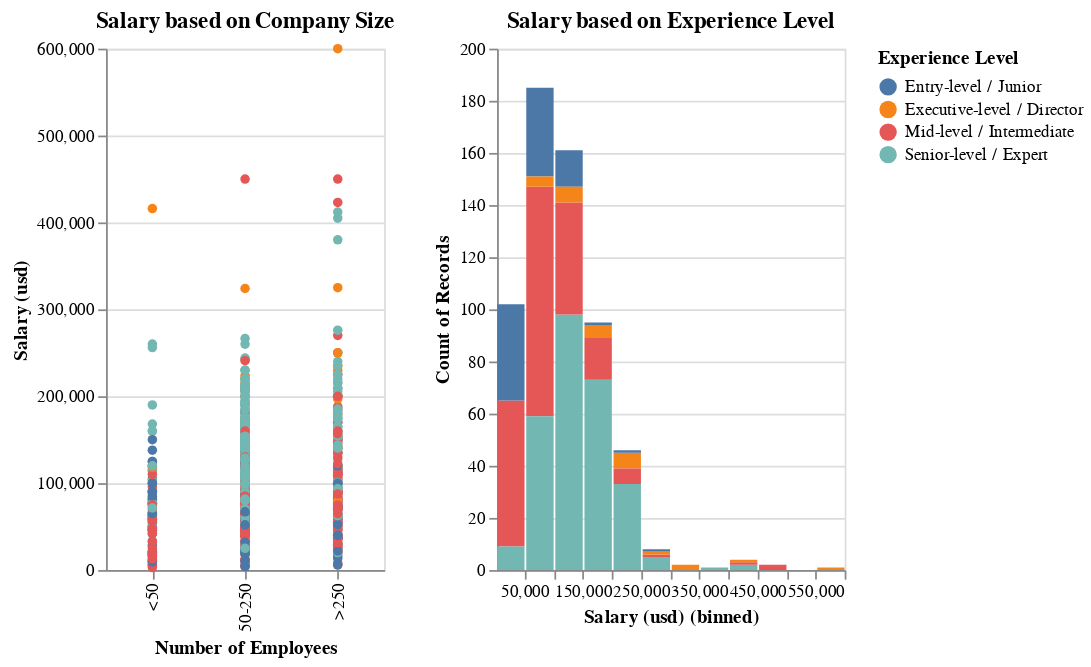

Here is the notebook cell this chart was saved with:
### Markdown cell above
### Company Size and Experience

### Code cell
#| echo: false

options = ["<50", "50-250", ">250"]
dropdown = alt.binding_select(
    options=[None, *options],
    labels=["All", *options],
    name="Number of Employees: "
)
selection = alt.selection_single(fields=["Number of Employees"], bind=dropdown)

scatter = alt.Chart(data).mark_circle().encode(
    x=alt.X(field="Number of Employees", type="nominal", sort=alt.EncodingSortField(field="Salary (usd)", op="max")),
    y=alt.Y(field="Salary (usd)", type="quantitative"),
    color="Experience Level",
    tooltip=["Job Title", "Employee Residence", "Salary (usd)"],
    opacity=get_selection_opacity(selection)
).add_selection(selection).properties(width=WIDTH*0.4, height=HEIGHT, title="Salary based on Company Size")

histogram = alt.Chart(data).mark_bar().encode(
    x=alt.X(field="Salary (usd)", type="quantitative", bin=alt.Bin(step=50000), scale=salary_scale),
    y="count()",
    color="Experience Level",
    tooltip=["count()"]
).transform_filter(selection).properties(width=WIDTH*0.5, height=HEIGHT, title="Salary based on Experience Level").interactive()

scatter | histogram

### Figure 1 — Vega-Lite specification as saved in the notebook (floating-point values rounded to 4 significant figures; data arrays with more than 128 entries replaced by an {"elided": "..."} marker saying what was removed)
{"config": {"view": {"continuousWidth": 400, "continuousHeight": 300}}, "hconcat": [{"mark": "circle", "encoding": {"color": {"type": "nominal", "field": "Experience Level"}, "opacity": {"condition": {"value": 1, "selection": "selector001"}, "value": 0.2}, "tooltip": [{"type": "nominal", "field": "Job Title"}, {"type": "nominal", "field": "Employee Residence"}, {"type": "quantitative", "field": "Salary (usd)"}], "x": {"type": "nominal", "field": "Number of Employees", "sort": {"field": "Salary (usd)", "op": "max"}}, "y": {"type": "quantitative", "field": "Salary (usd)"}}, "height": 300, "selection": {"selector001": {"type": "single", "fields": ["Number of Employees"], "bind": {"input": "select", "options": [null, "<50", "50-250", ">250"], "labels": ["All", "<50", "50-250", ">250"], "name": "Number of Employees: "}}}, "title": "Salary based on Company Size", "width": 160.0}, {"mark": "bar", "encoding": {"color": {"type": "nominal", "field": "Experience Level"}, "tooltip": [{"type": "quantitative", "aggregate": "count"}], "x": {"type": "quantitative", "bin": {"step": 50000}, "field": "Salary (usd)", "scale": {"domain": [2859, 600000]}}, "y": {"type": "quantitative", "aggregate": "count"}}, "height": 300, "selection": {"selector002": {"type": "interval", "bind": "scales", "encodings": ["x", "y"]}}, "title": "Salary based on Experience Level", "transform": [{"filter": {"selection": "selector001"}}], "width": 200.0}], "data": {"name": "data-dd6cf98015db17211f7550a598c2e4d4"}, "$schema": "https://vega.github.io/schema/vega-lite/v4.8.1.json", "datasets": {"data-dd6cf98015db17211f7550a598c2e4d4": {"elided": "607 records"}}}
